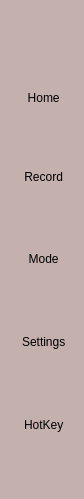
      <widget class="QFrame" name="left_frame">
       <property name="geometry">
        <rect>
         <x>14</x>
         <y>17</y>
         <width>84</width>
         <height>499</height>
        </rect>
       </property>
       <property name="minimumSize">
        <size>
         <width>84</width>
         <height>499</height>
        </size>
       </property>
       <property name="toolTip">
        <string/>
       </property>
       <property name="styleSheet">
        <string notr="true">background-color: rgb(196, 177, 174);

border-color: rgb(196, 177, 174);

border: 2px solid rgb(196, 177, 174);

border-radius: 10px;</string>
       </property>
       <property name="frameShape">
        <enum>QFrame::StyledPanel</enum>
       </property>
       <property name="frameShadow">
        <enum>QFrame::Raised</enum>
       </property>
       <widget class="QToolButton" name="home_button">
        <property name="geometry">
         <rect>
          <x>18</x>
          <y>72</y>
          <width>48</width>
          <height>52</height>
         </rect>
        </property>
        <property name="minimumSize">
         <size>
          <width>0</width>
          <height>0</height>
         </size>
        </property>
        <property name="contextMenuPolicy">
         <enum>Qt::ActionsContextMenu</enum>
        </property>
        <property name="toolTip">
         <string/>
        </property>
        <property name="layoutDirection">
         <enum>Qt::LeftToRight</enum>
        </property>
        <property name="autoFillBackground">
         <bool>false</bool>
        </property>
        <property name="styleSheet">
         <string notr="true">QPushButton{
border-radius: 3px;
border: 1px solid;
border-color: rgb(196, 177, 174);
}
QPushButton:hover {
border: 2px solid rgb(239, 229, 220);
color:  rgb(218, 218, 218)}

QToolTip {
background-color: #e0e0e0;
border: none; }</string>
        </property>
        <property name="text">
         <string> Home</string>
        </property>
        <property name="icon">
         <iconset>
          <normaloff>../../.designer/backup/images/home.png</normaloff>../../.designer/backup/images/home.png</iconset>
        </property>
        <property name="iconSize">
         <size>
          <width>25</width>
          <height>25</height>
         </size>
        </property>
        <property name="toolButtonStyle">
         <enum>Qt::ToolButtonTextUnderIcon</enum>
        </property>
       </widget>
       <widget class="QToolButton" name="record_button">
        <property name="geometry">
         <rect>
          <x>14</x>
          <y>151</y>
          <width>56</width>
          <height>52</height>
         </rect>
        </property>
        <property name="minimumSize">
         <size>
          <width>0</width>
          <height>0</height>
         </size>
        </property>
        <property name="toolTip">
         <string/>
        </property>
        <property name="styleSheet">
         <string notr="true">QPushButton{
border-radius: 3px;
border: 1px solid;
border-color: rgb(196, 177, 174);
}
QPushButton:hover {
border: 2px solid rgb(239, 229, 220);
color:  rgb(218, 218, 218)}</string>
        </property>
        <property name="text">
         <string> Record</string>
        </property>
        <property name="icon">
         <iconset>
          <normaloff>../../.designer/backup/images/Record.png</normaloff>../../.designer/backup/images/Record.png</iconset>
        </property>
        <property name="iconSize">
         <size>
          <width>25</width>
          <height>25</height>
         </size>
        </property>
        <property name="toolButtonStyle">
         <enum>Qt::ToolButtonTextUnderIcon</enum>
        </property>
       </widget>
       <widget class="QToolButton" name="view_settings_button">
        <property name="geometry">
         <rect>
          <x>11</x>
          <y>316</y>
          <width>62</width>
          <height>52</height>
         </rect>
        </property>
        <property name="minimumSize">
         <size>
          <width>0</width>
          <height>0</height>
         </size>
        </property>
        <property name="toolTip">
         <string/>
        </property>
        <property name="styleSheet">
         <string notr="true">QPushButton{
border-radius: 3px;
border: 1px solid;
border-color: rgb(196, 177, 174);
}
QPushButton:hover {
border: 2px solid rgb(239, 229, 220);
color:  rgb(218, 218, 218)}</string>
        </property>
        <property name="text">
         <string> Settings</string>
        </property>
        <property name="icon">
         <iconset>
          <normaloff>../../.designer/backup/images/Settings.png</normaloff>../../.designer/backup/images/Settings.png</iconset>
        </property>
        <property name="iconSize">
         <size>
          <width>25</width>
          <height>25</height>
         </size>
        </property>
        <property name="toolButtonStyle">
         <enum>Qt::ToolButtonTextUnderIcon</enum>
        </property>
       </widget>
       <widget class="QToolButton" name="theme_button">
        <property name="geometry">
         <rect>
          <x>19</x>
          <y>228</y>
          <width>46</width>
          <height>62</height>
         </rect>
        </property>
        <property name="minimumSize">
         <size>
          <width>0</width>
          <height>0</height>
         </size>
        </property>
        <property name="toolTip">
         <string/>
        </property>
        <property name="styleSheet">
         <string notr="true">QPushButton{
border-radius: 3px;
border: 1px solid;
border-color: rgb(196, 177, 174);
}
QPushButton:hover {
border: 2px solid rgb(239, 229, 220);
color:  rgb(218, 218, 218)}</string>
        </property>
        <property name="text">
         <string> Mode</string>
        </property>
        <property name="icon">
         <iconset>
          <normaloff>../../.designer/backup/images/Mode.png</normaloff>../../.designer/backup/images/Mode.png</iconset>
        </property>
        <property name="iconSize">
         <size>
          <width>35</width>
          <height>35</height>
         </size>
        </property>
        <property name="popupMode">
         <enum>QToolButton::DelayedPopup</enum>
        </property>
        <property name="toolButtonStyle">
         <enum>Qt::ToolButtonTextUnderIcon</enum>
        </property>
       </widget>
       <widget class="QToolButton" name="hotkey_settings_button">
        <property name="geometry">
         <rect>
          <x>15</x>
          <y>396</y>
          <width>54</width>
          <height>57</height>
         </rect>
        </property>
        <property name="minimumSize">
         <size>
          <width>0</width>
          <height>0</height>
         </size>
        </property>
        <property name="toolTip">
         <string/>
        </property>
        <property name="styleSheet">
         <string notr="true">QPushButton{
border-radius: 3px;
border: 1px solid;
border-color: rgb(196, 177, 174);
}
QPushButton:hover {
border: 2px solid rgb(239, 229, 220);
color:  rgb(218, 218, 218)}</string>
        </property>
        <property name="text">
         <string> HotKey</string>
        </property>
        <property name="icon">
         <iconset>
          <normaloff>../../.designer/backup/images/HotkeyBlack.png</normaloff>../../.designer/backup/images/HotkeyBlack.png</iconset>
        </property>
        <property name="iconSize">
         <size>
          <width>30</width>
          <height>30</height>
         </size>
        </property>
        <property name="toolButtonStyle">
         <enum>Qt::ToolButtonTextUnderIcon</enum>
        </property>
       </widget>
       <widget class="QPushButton" name="GG_icon">
        <property name="geometry">
         <rect>
          <x>24</x>
          <y>4</y>
          <width>49</width>
          <height>49</height>
         </rect>
        </property>
        <property name="text">
         <string/>
        </property>
        <property name="icon">
         <iconset>
          <normaloff>../../.designer/backup/images/app_logo.png</normaloff>../../.designer/backup/images/app_logo.png</iconset>
        </property>
        <property name="iconSize">
         <size>
          <width>40</width>
          <height>40</height>
         </size>
        </property>
       </widget>
       <zorder>record_button</zorder>
       <zorder>theme_button</zorder>
       <zorder>view_settings_button</zorder>
       <zorder>hotkey_settings_button</zorder>
       <zorder>home_button</zorder>
       <zorder>GG_icon</zorder>
      </widget>
